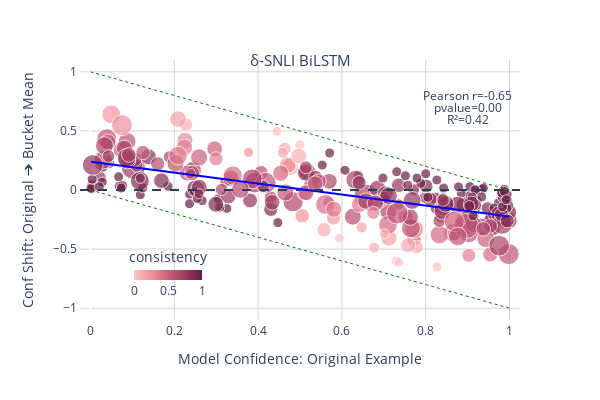

The code cell stored with this chart in its notebook:
### Markdown cell above
## LSTM

### Code cell
# plot = plot_buckets('α-NLI RoBERTa', anli_human_bucket_predictions['bilstm'])
# plot.write_image('plots/lstm/anli-human-bilstm.pdf')

plot = plot_buckets('δ-SNLI BiLSTM', dnli_human_bucket_predictions['snli']['bilstm'])
plot.write_image('plots/lstm/snli-human-bilstm.pdf')
plot.show()

plot = plot_buckets('δ-SOCIAL BiLSTM', dnli_human_bucket_predictions['social']['bilstm'])
plot.write_image('plots/lstm/social-human-bilstm.pdf')
plot.show()

plot = plot_buckets('δ-ATOMIC BiLSTM', dnli_human_bucket_predictions['atomic']['bilstm'])
plot.write_image('plots/lstm/atomic-human-bilstm.pdf')
plot.show()

### Figure 1 — Plotly figure (JSON) as saved in the notebook; plotly's stock layout.template omitted (floating-point values rounded to 4 significant figures; data arrays with more than 128 entries replaced by an {"elided": "..."} marker saying what was removed)
{"data": [{"customdata": {"elided": "250x2 mixed values"}, "hovertemplate": "Model Confidence: Original Example=%{x}<br>Conf Shift: Original ➔ Bucket Mean=%{y}<br>example_id=%{customdata[0]}<br>bucket_confidence_std=%{customdata[1]}<br>consistency=%{marker.color}<extra></extra>", "legendgroup": "", "marker": {"color": {"elided": "250 float values"}, "coloraxis": "coloraxis", "size": {"elided": "250 float values"}, "sizemin": 5, "sizemode": "diameter", "sizeref": 0.03295, "symbol": "circle"}, "mode": "markers", "name": "", "orientation": "v", "showlegend": false, "type": "scatter", "x": {"elided": "250 float values"}, "xaxis": "x", "y": {"elided": "250 float values"}, "yaxis": "y"}, {"hovertemplate": "<b>OLS trendline</b><br>conf_shift = -0.464316 * original_confidence + 0.239657<br>R<sup>2</sup>=0.416643<br><br>Model Confidence: Original Example=%{x}<br>Conf Shift: Original ➔ Bucket Mean=%{y} <b>(trend)</b><extra></extra>", "legendgroup": "", "line": {"color": "blue"}, "marker": {"size": {"elided": "250 float values"}, "sizemin": 5, "sizemode": "diameter", "sizeref": 0.03295, "symbol": "circle"}, "mode": "lines", "name": "", "showlegend": false, "type": "scatter", "x": {"elided": "250 float values"}, "xaxis": "x", "y": {"elided": "250 float values"}, "yaxis": "y"}, {"line": {"color": "green", "dash": "dot", "width": 1}, "mode": "lines", "type": "scatter", "x": [0, 1], "y": [1, 0]}, {"line": {"color": "green", "dash": "dot", "width": 1}, "mode": "lines", "type": "scatter", "x": [0, 1], "y": [0, -1]}], "layout": {"annotations": [{"arrowhead": 0, "font": {"size": 15}, "showarrow": false, "text": "δ-SNLI BiLSTM", "x": 0.5, "y": 1.1}, {"arrowhead": 0, "showarrow": false, "text": "Pearson r=-0.65", "x": 0.9, "y": 0.8}, {"arrowhead": 0, "showarrow": false, "text": "pvalue=0.00", "x": 0.9, "y": 0.7}, {"arrowhead": 0, "showarrow": false, "text": "R²=0.42", "x": 0.9, "y": 0.6}], "coloraxis": {"colorbar": {"len": 0.2, "orientation": "h", "thickness": 10, "title": {"side": "top", "text": "consistency"}, "x": 0.2, "y": 0.05}, "colorscale": [[0, "rgb(255, 198, 196)"], [0.1667, "rgb(244, 163, 168)"], [0.3333, "rgb(227, 129, 145)"], [0.5, "rgb(204, 96, 125)"], [0.6667, "rgb(173, 70, 108)"], [0.8333, "rgb(139, 48, 88)"], [1, "rgb(103, 32, 68)"]]}, "height": 400, "legend": {"orientation": "h", "tracegroupgap": 0}, "margin": {"t": 60}, "plot_bgcolor": "white", "shapes": [{"line": {"dash": "dash"}, "type": "line", "x0": 0, "x1": 1, "xref": "x domain", "y0": 0, "y1": 0, "yref": "y"}], "showlegend": false, "width": 600, "xaxis": {"anchor": "y", "domain": [0, 1], "gridcolor": "lightgrey", "mirror": true, "range": [-0.025, 1.025], "showline": true, "title": {"text": "Model Confidence: Original Example"}}, "yaxis": {"anchor": "x", "domain": [0, 1], "gridcolor": "lightgrey", "mirror": true, "range": [-1.1, 1.1], "showline": true, "title": {"text": "Conf Shift: Original ➔ Bucket Mean"}}}}
